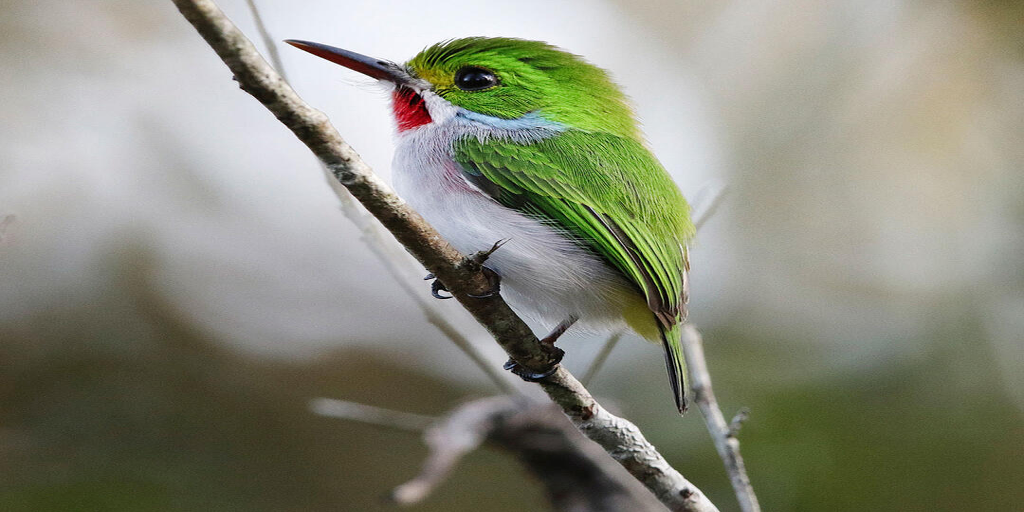
#> input picture datasets/animals/train_A/bird1.png, 1024 x 512 px
$ python -i dataset-tools.py   (imports and definitions only)
#> lines starting #> are read from the running program, lines starting #| are printed output that depends on the picture
# This is a slightly modified version of Derrick Schultz' dataset-tools.py, for more dataset tools, and tutorials for how to use them, visit Derrick's repo:
# https://github.com/dvschultz/dataset-tools

import argparse
import numpy as np
import scipy.ndimage as pyimg
import os
import imutils
import cv2
import random

# print(cv2.__version__)

# [220 lines left out: functions parse_args, image_resize, saveImage, image_scale, arbitrary_crop, crop_to_square and 1 more, not called in this run]

def processCanny(img):
	gray = cv2.cvtColor(img, cv2.COLOR_BGR2GRAY)

	if(args.blur_type=='gaussian'):
		gray = cv2.GaussianBlur(gray, (args.blur_amount, args.blur_amount), 0)
	elif(args.blur_type=='median'):
		gray = cv2.medianBlur(gray,args.blur_amount)
	gray = cv2.Canny(gray,100,300)

	return gray

# [394 lines left out: functions makeResize, makeDistance, makeScale, makeSquare, makeCanny, makeCrop and 8 more, not called in this run]


# [2 lines not run here, left out]

>>> import cv2
>>> picture = cv2.imread('../datasets/animals/train_A/bird1.png')
#> picture is the input picture: shape (512, 1024, 3); mean B, G, R 123.5, 139, 137.7
>>> result = processCanny(picture)
#> in processCanny, `gray = cv2.cvtColor(img, cv2.COLOR_BGR2GRAY)`:
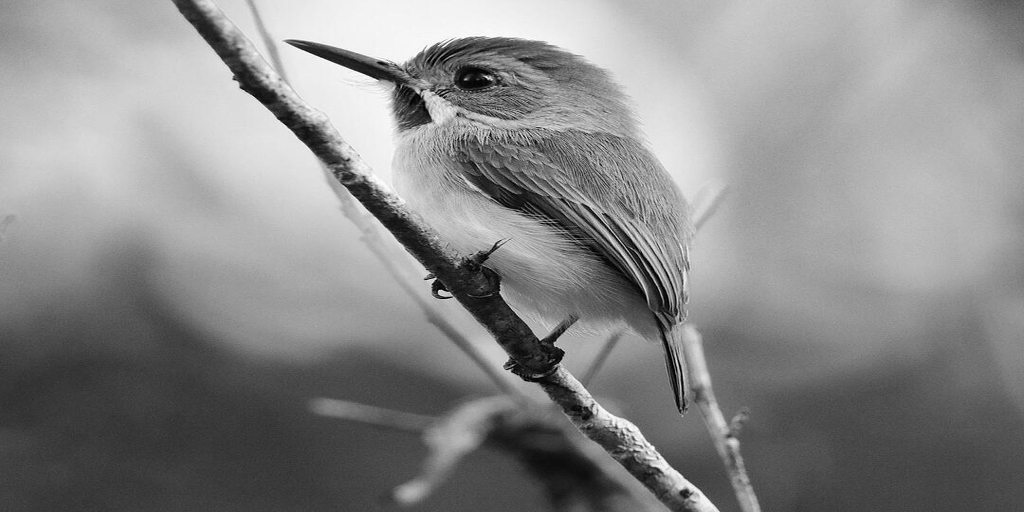
#> gray: shape (512, 1024); min 0, max 255, mean 136.9
#> (the run stopped early here; a loop or call above may not have finished)

$ run again, on datasets/animals/train_A/bird11.png
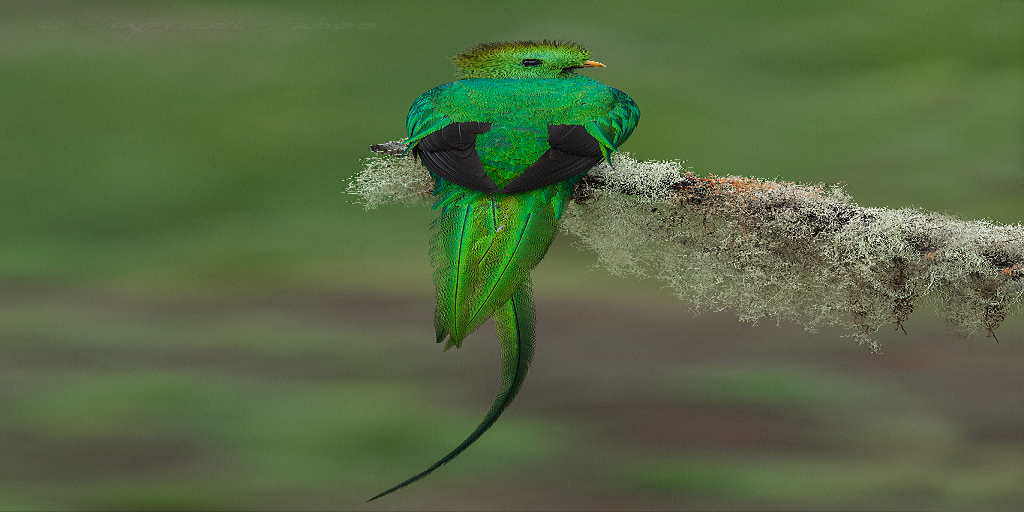
#> input picture datasets/animals/train_A/bird11.png, 1024 x 512 px
#> picture is the input picture: shape (512, 1024, 3); mean B, G, R 66.6, 104.2, 86.3
#> in processCanny, `gray = cv2.cvtColor(img, cv2.COLOR_BGR2GRAY)`:
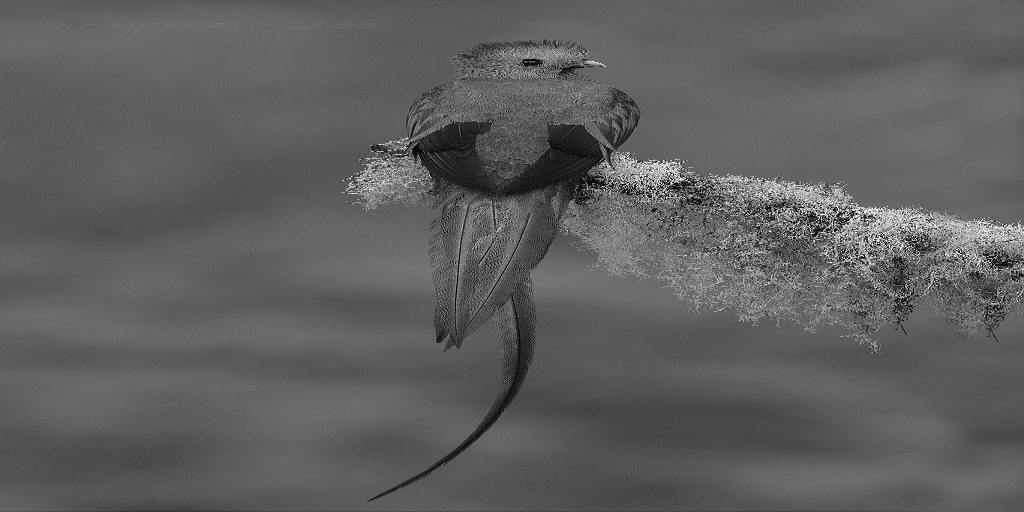
#> gray: shape (512, 1024); min 0, max 255, mean 94.5

$ run again, on datasets/animals/train_A/bird12.png
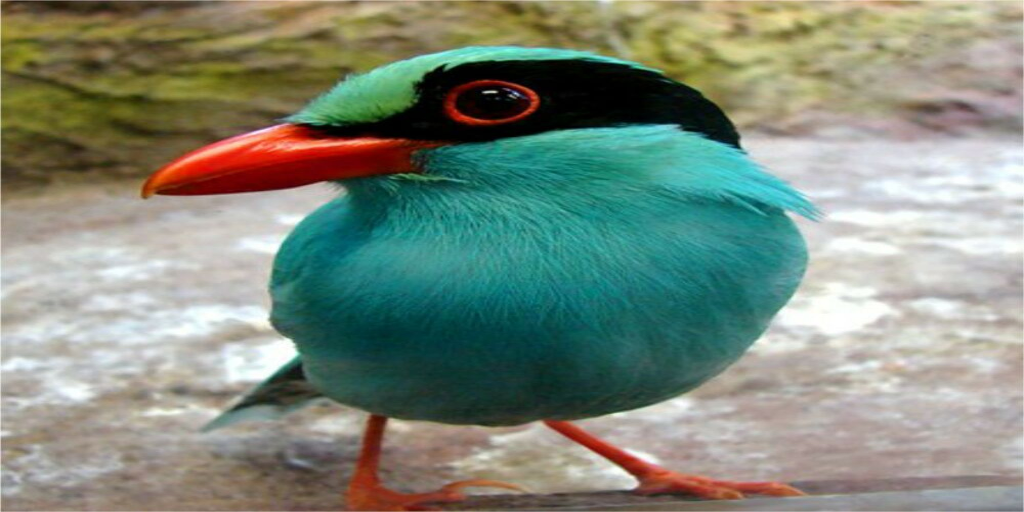
#> input picture datasets/animals/train_A/bird12.png, 1024 x 512 px
#> picture is the input picture: shape (512, 1024, 3); mean B, G, R 123.7, 138, 126.6
#> in processCanny, `gray = cv2.cvtColor(img, cv2.COLOR_BGR2GRAY)`:
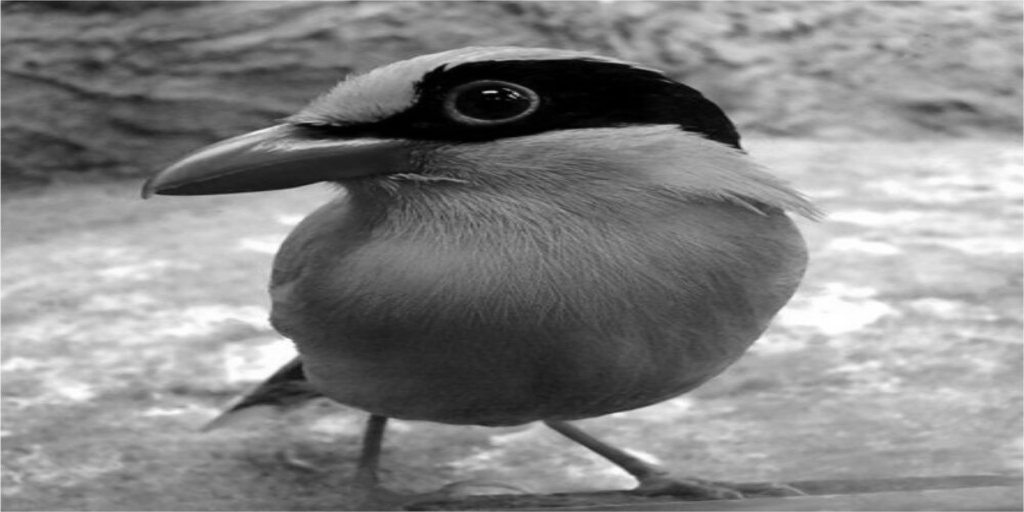
#> gray: shape (512, 1024); min 0, max 255, mean 132.9

$ run again, on datasets/animals/train_A/bird13.png
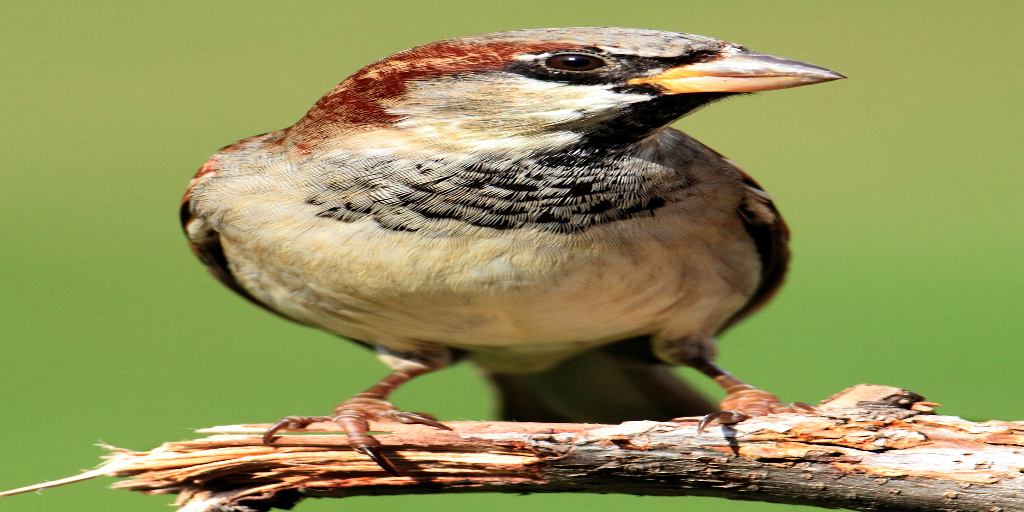
#> input picture datasets/animals/train_A/bird13.png, 1024 x 512 px
#> picture is the input picture: shape (512, 1024, 3); mean B, G, R 89.4, 146.1, 145.9
#> in processCanny, `gray = cv2.cvtColor(img, cv2.COLOR_BGR2GRAY)`:
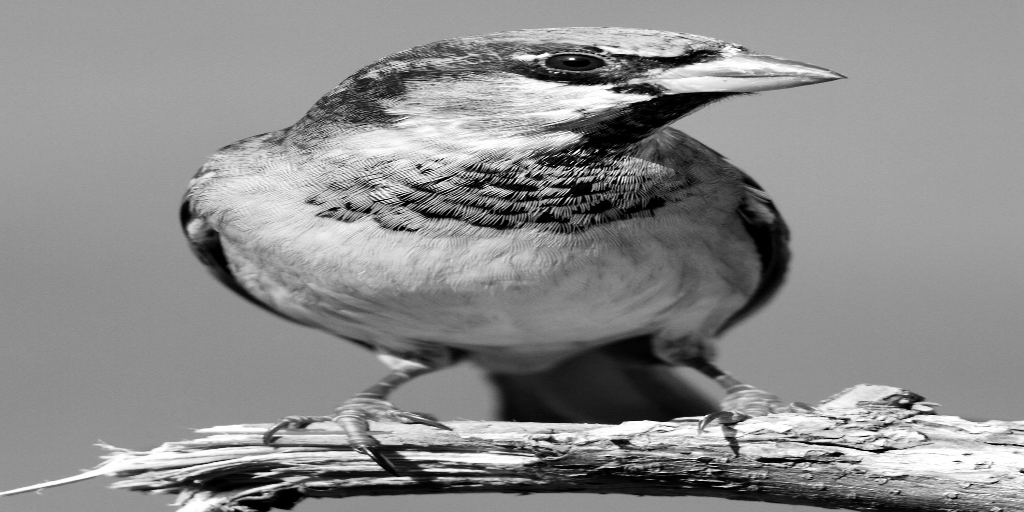
#> gray: shape (512, 1024); min 0, max 255, mean 139.6
